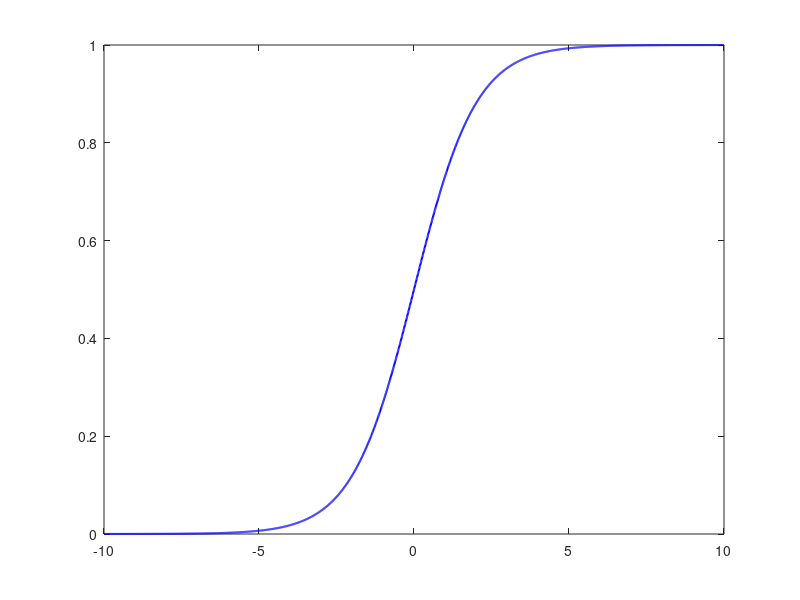

MATLAB code for this plot: (Note: this script raises an error after producing the figure.)
%logitReg.m
%Plot the logistic function
%Several additional functions will be used.
%
%Author: Xiaowei Huai
%2015/06/30

clear;close all;clc;
t=-10:0.01:10;
ft=1./(1+exp(-t));


figure();
plot(t,ft,'b-','LineWidth',1.5)
hline(0.5,'k',1.5)
vline(0,'k',1.5)
grid on
box on

%Here I would like Y-axis tick label be just 0,0.5 and 1.
font(14)
set(gca,'ylim',[0,1])
set(gca,'YTick',[0,0.5,1])
set(gca,'YTickLabel',{'0','0.5','1'})

set(gca,'xlim',[-6,6])
set(gca,'XTick',[-6,-4,-2,0,2,4,6])
set(gca,'XTickLabel',{'-6','-4','-2','0','2','4','6'})

labels('t','\sigma(t)',14)
title('The Logistic Function')
print(gcf,'-dpng','logitReg.png')